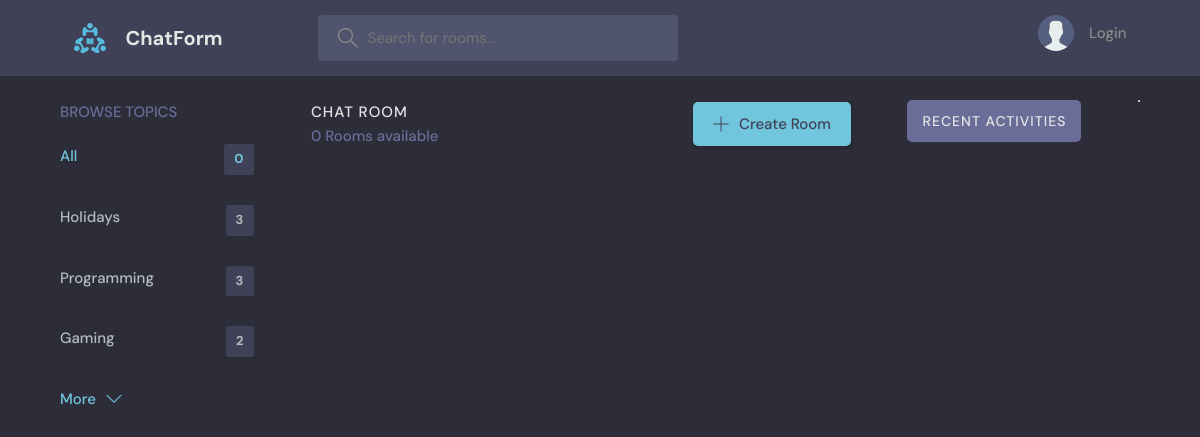
/?q=Miscellaneous, run on an earlier commit of the app's database.
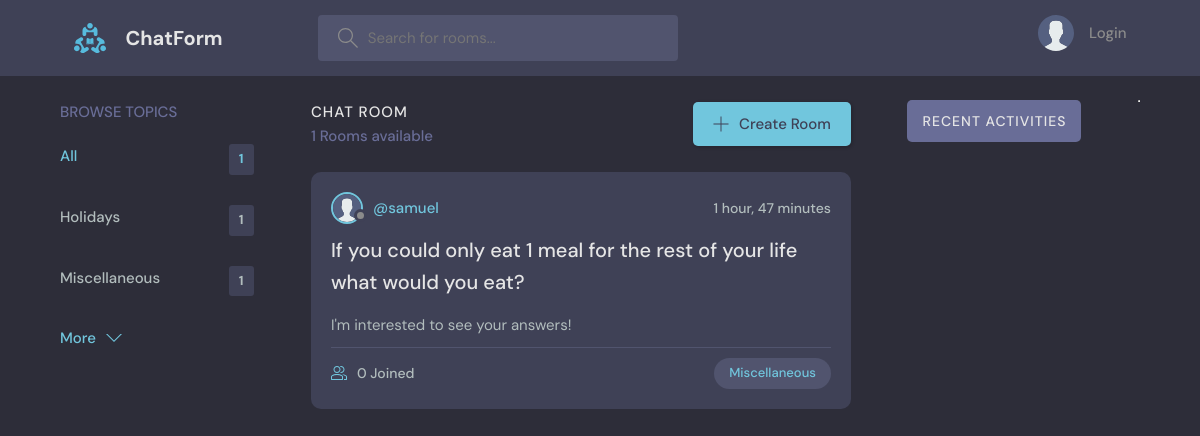
And on a later commit of the database.
### base/models.py (models this page shows, shortened)
class Topic(models.Model):
    name = models.CharField(max_length=250)

class Room(models.Model):
    host = models.ForeignKey(User, on_delete=models.SET_NULL, null=True)
    topic = models.ForeignKey(Topic, on_delete=models.SET_NULL, null=True)
    name = models.CharField(max_length=200)
    description = models.TextField(null=True, blank=True)
    participants = models.ManyToManyField(User, related_name='participants', blank=True)
    updated = models.DateTimeField(auto_now=True)
    created = models.DateTimeField(auto_now_add=True)
    class Meta:
        ordering = ['-updated', '-created']

class User(AbstractUser):
    name = models.CharField(max_length=200, null=True)
    email = models.EmailField(unique=True, null=True)
    bio = models.TextField(null=True)
    avatar = models.ImageField(null=True, default="avatar.svg")
    USERNAME_FIELD = 'email'
    REQUIRED_FIELDS = []

### base/views.py (the view)
# urls.py: path('', views.home, name="home"),
def home(request):
    q = request.GET.get('q') if request.GET.get('q') != None else ''
    rooms = Room.objects.filter(
        Q(topic__name__icontains=q) |
        Q(name__icontains=q) |
        Q(description__icontains=q)
    )
    topics = Topic.objects.all()[0:5]
    room_count = rooms.count()
    room_activity = Message.objects.filter(Q(room__topic__name__icontains=q))
    context = {'rooms':rooms, 'topics': topics, 'room_count': room_count, 'room_activity': room_activity}
    return render(request, 'base/homepg.html', context)

### base/templates/base/homepg.html (shortened to what this page needs)
{% extends 'main.html' %}
{% block content %}
<main class="layout layout--3">
      <div class="container">
        {% include 'components/topics_component.html' %}
        <div class="roomList">
          <div class="roomList__header">
            <div>
              <h2>Chat Room</h2>
              <p>{{room_count}} Rooms available</p>
            </div>
            <a class="btn btn--main" href="{% url 'create-room' %}">
              <svg version="1.1" xmlns="http://www.w3.org/2000/svg" width="32" height="32" viewBox="0 0 32 32">
                <title>add</title>
                <path
                  d="M16.943 0.943h-1.885v14.115h-14.115v1.885h14.115v14.115h1.885v-14.115h14.115v-1.885h-14.115v-14.115z"
                ></path>
              </svg>
              Create Room
            </a>
          </div>
          {% include 'components/room_component.html' %}
        </div>
        {% include 'components/activity_feed.html' %}
      </div>
</main>
{% endblock content %}

### base/templates/components/topics_component.html
<div class="topics">
    <div class="topics__header">
      <h2>Browse Topics</h2>
    </div>
    <ul class="topics__list">
      <li>
        <a href="{% url 'home' %}" class="active">All<span>{{rooms.count}}</span></a>
      </li>
      {% for topic in topics %}
      <li>
        <a href="{% url 'home' %}?q={{topic.name}}">{{topic.name}}<span>{{topic.room_set.all.count}}</span></a>
      </li>
      {% endfor %}
    </ul>
    <a class="btn btn--link" href="{% url 'topics-page' %}">
      More
      <svg version="1.1" xmlns="http://www.w3.org/2000/svg" width="32" height="32" viewBox="0 0 32 32">
        <title>chevron-down</title>
        <path d="M16 21l-13-13h-3l16 16 16-16h-3l-13 13z"></path>
      </svg>
    </a>
  </div>

### base/templates/components/room_component.html (shortened to what this page needs)
{% for room in rooms %}
<div class="roomListRoom">
    <div class="roomListRoom__header">
      <a href="{% url 'user-profile' room.host.id %}" class="roomListRoom__author">
        <div class="avatar avatar--small">
          <img src="{{room.host.avatar.url}}" />
        </div>
        <span>@{{room.host.username}}</span>
      </a>
      <div class="roomListRoom__actions">
        <span>{{room.created|timesince}}</span>
      </div>
    </div>
    <div class="roomListRoom__content">
      <a href="{% url 'room' room.id %}">{{room.name}}</a>
      <p>
        <small>{{room.description}}</small>
      </p>
    </div>
    <div class="roomListRoom__meta">
      <a href="{% url 'room' room.id %}" class="roomListRoom__joined">
        {{room.participants.all.count}} Joined
      </a>
      <a href="{% url 'home' %}?q={{room.topic.name}}">
      <p class="roomListRoom__topic">{{room.topic.name}}</p>
    </a>
    </div>
  </div>
{% endfor %}

What changed in the data, as far as the page shows it:
removed Topic: name "Gaming", room_set.all.count "2"
computed for Topic "Holidays": room_set.all.count "3" → "1"
changed Topic: name "Programming" → "Miscellaneous"; room_set.all.count "3" → "1"
now on this page (row edited): Room: host.avatar (placeholder picture), host.username "samuel", created "1 hour, 47 minutes", name "If you could only eat 1 meal for the rest of your life what would you eat?", description "I'm interested to see your answers!", participants.all.count "0", topic.name "Miscellaneous"
Also different on the page:
{{ rooms.count }}: "0" → "1"
{{ room_count }}: "0" → "1"
